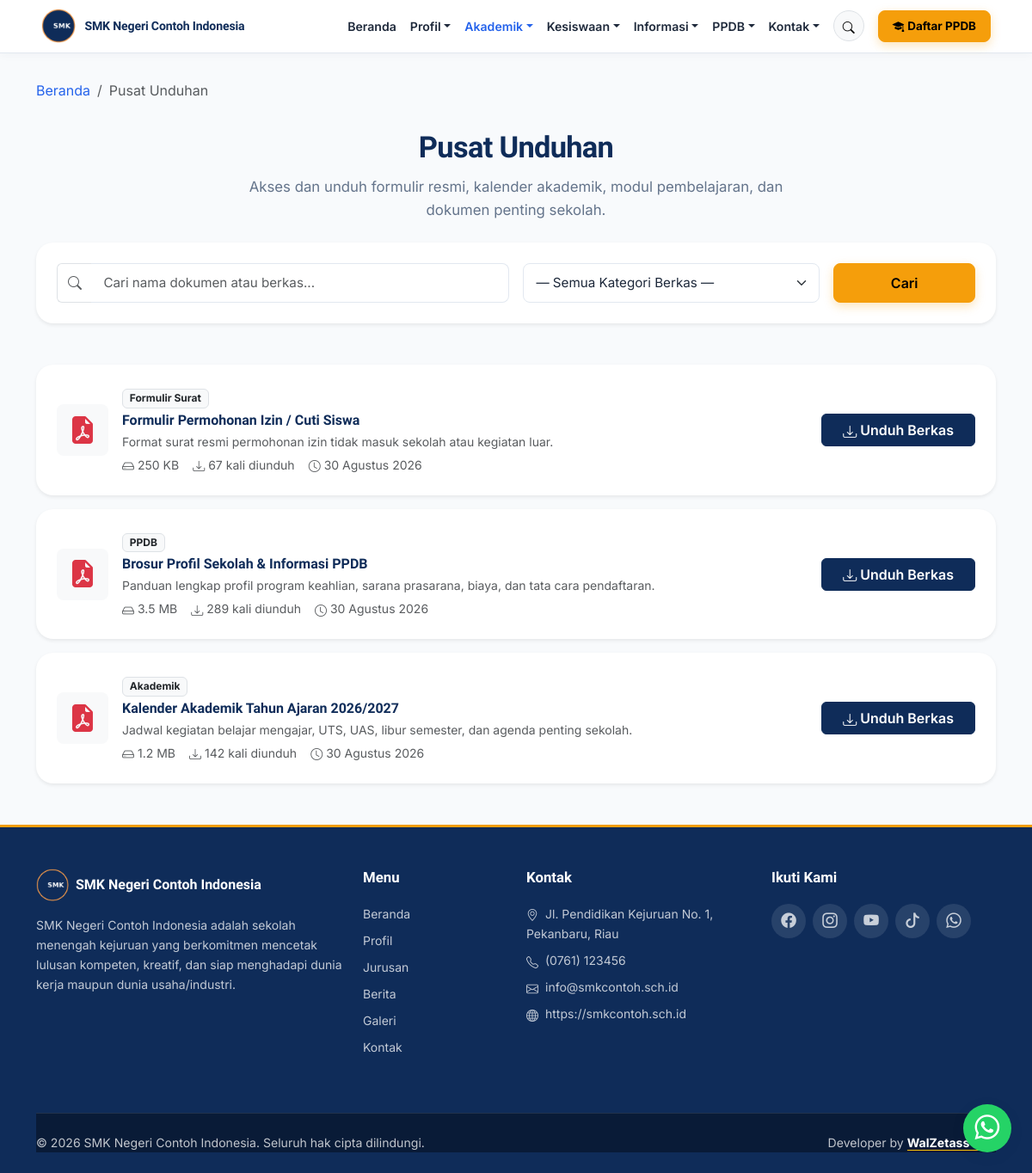
Before: /unduhan with the older database file.
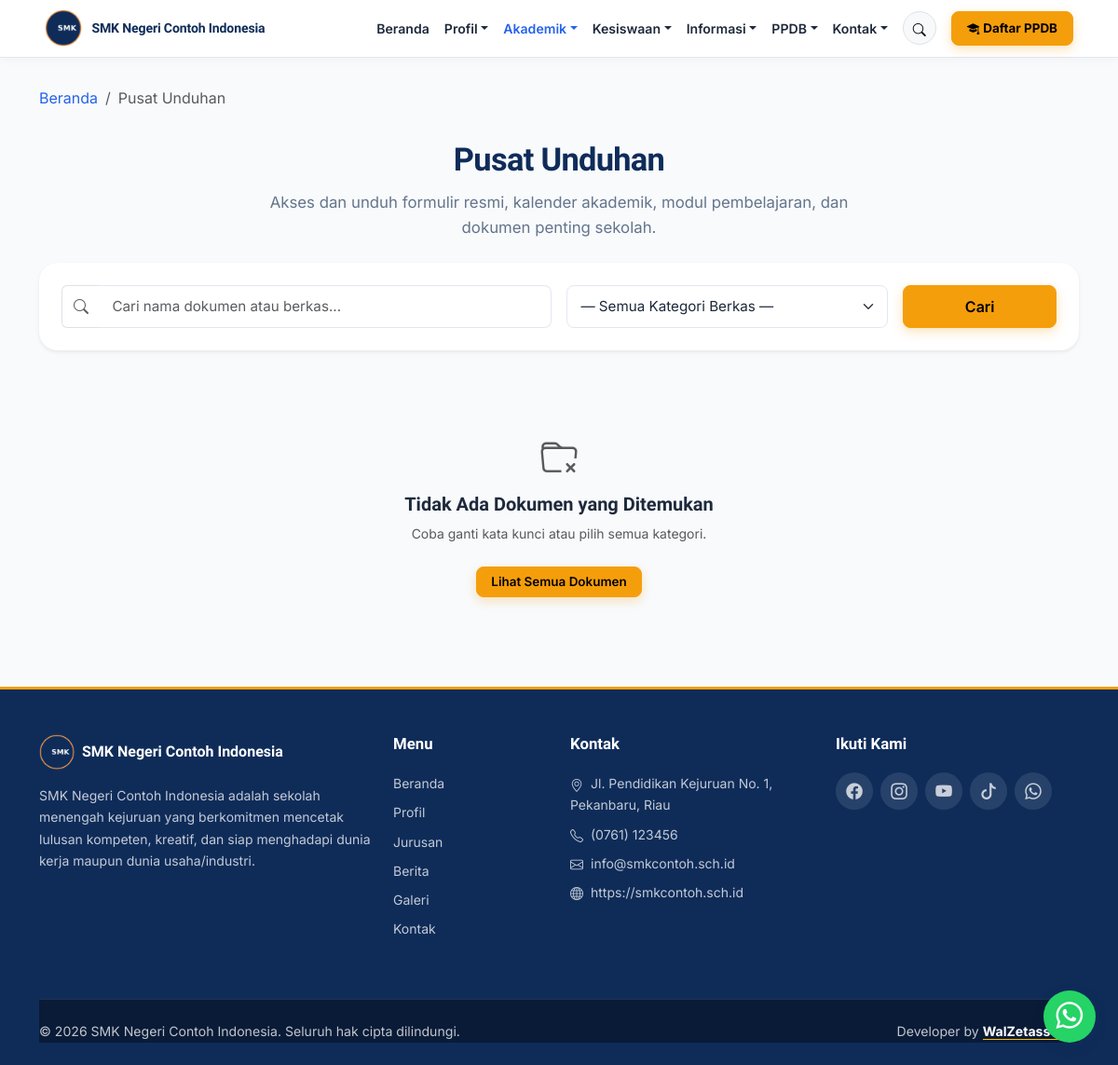
After: the same page with the newer database file.
### tables this page shows
CREATE TABLE downloads (
  id INT UNSIGNED AUTO_INCREMENT PRIMARY KEY,
  title VARCHAR(200) NOT NULL,
  category VARCHAR(100) NOT NULL DEFAULT 'Akademik',
  file_path VARCHAR(255) NOT NULL,
  file_size VARCHAR(50) DEFAULT NULL,
  file_ext VARCHAR(10) DEFAULT 'pdf',
  description TEXT DEFAULT NULL,
  downloads_count INT UNSIGNED NOT NULL DEFAULT 0,
  created_at DATETIME DEFAULT CURRENT_TIMESTAMP,
  updated_at DATETIME DEFAULT CURRENT_TIMESTAMP ON UPDATE CURRENT_TIMESTAMP,
  INDEX idx_download_cat (category)
);

CREATE TABLE social_media (
  id INT UNSIGNED AUTO_INCREMENT PRIMARY KEY,
  platform VARCHAR(50) NOT NULL,
  url VARCHAR(255) NOT NULL,
  icon VARCHAR(100) DEFAULT NULL,
  status TINYINT(1) NOT NULL DEFAULT 1
);

### includes/functions.php (the view, shortened to what the changed rows need)
<?php
function e(?string $value): string
{
    return htmlspecialchars((string) ($value ?? ''), ENT_QUOTES | ENT_SUBSTITUTE, 'UTF-8');
}
function formatTanggalIndo(?string $date): string
{
    $bulan = [
        1 => 'Januari', 'Februari', 'Maret', 'April', 'Mei', 'Juni',
        'Juli', 'Agustus', 'September', 'Oktober', 'November', 'Desember',
    ];
    $ts = strtotime($date);
    return date('d', $ts) . ' ' . $bulan[(int) date('n', $ts)] . ' ' . date('Y', $ts);
}
function getSocialMedia(): array
{
    $stmt = getDB()->query('SELECT * FROM social_media WHERE status = 1 ORDER BY id ASC');
    return $stmt->fetchAll();
}

### config/database.php (called while the page is built)
<?php
class Database
{
    private static ?PDO $instance = null;
    public static function getInstance(): PDO
    {
        if (self::$instance === null) {
            $host   = getenv('DB_HOST') ?: 'localhost';
            $dbname = getenv('DB_NAME') ?: 'smk_school';
            $user   = getenv('DB_USER') ?: 'root';
            $pass   = getenv('DB_PASS') !== false ? (string)getenv('DB_PASS') : '';
            $dsn = 'mysql:host=' . $host . ';dbname=' . $dbname . ';charset=utf8mb4';
            try {
                self::$instance = new PDO($dsn, $user, $pass, [
                    PDO::ATTR_ERRMODE            => PDO::ERRMODE_EXCEPTION,
                    PDO::ATTR_DEFAULT_FETCH_MODE  => PDO::FETCH_ASSOC,
                    PDO::ATTR_EMULATE_PREPARES    => false,
                ]);
            } catch (PDOException $e) {
                error_log('Database connection failed: ' . $e->getMessage());
                die('Koneksi database gagal. Silakan hubungi administrator.');
            }
        }
        return self::$instance;
    }
}
function getDB(): PDO
{
    return Database::getInstance();
}

### includes/functions.php (the view, shortened to what the changed rows need)
<?php
function e(?string $value): string
{
    return htmlspecialchars((string) ($value ?? ''), ENT_QUOTES | ENT_SUBSTITUTE, 'UTF-8');
}
function formatTanggalIndo(?string $date): string
{
    $bulan = [
        1 => 'Januari', 'Februari', 'Maret', 'April', 'Mei', 'Juni',
        'Juli', 'Agustus', 'September', 'Oktober', 'November', 'Desember',
    ];
    $ts = strtotime($date);
    return date('d', $ts) . ' ' . $bulan[(int) date('n', $ts)] . ' ' . date('Y', $ts);
}
function getSocialMedia(): array
{
    $stmt = getDB()->query('SELECT * FROM social_media WHERE status = 1 ORDER BY id ASC');
    return $stmt->fetchAll();
}

### pages/unduhan.php (shortened to what the changed rows need)
<?php
$db = getDB();
$where = ["1=1"];
$params = [];
$whereSql = implode(' AND ', $where);
$stmt = $db->prepare("SELECT * FROM downloads WHERE $whereSql ORDER BY id DESC");
$stmt->execute($params);
$downloads = $stmt->fetchAll();
require BASE_PATH . '/includes/header.php';
?>
<section class="section pt-3 pb-5">
  <div class="container">
    <div class="text-center mx-auto mb-4 reveal-up" style="max-width:680px;">
      <h1 class="section-title">Pusat Unduhan</h1>
    </div>
    <?php if ($downloads): ?>
      <div class="row g-3 reveal-group">
        <?php foreach ($downloads as $d): ?>
          <?php
            $ext = strtolower($d['file_ext']);
            $icon = match($ext) {
              'pdf'  => 'bi-file-earmark-pdf-fill text-danger',
              'doc', 'docx' => 'bi-file-earmark-word-fill text-primary',
              'xls', 'xlsx' => 'bi-file-earmark-excel-fill text-success',
              'zip', 'rar'  => 'bi-file-earmark-zip-fill text-warning',
              default       => 'bi-file-earmark-text-fill text-secondary'
            };
          ?>
          <div class="col-12">
            <div class="card border-0 shadow-sm rounded-4 p-3 p-md-4 hover-lift">
              <div class="row align-items-center g-3">
                <div class="col-auto">
                  <div class="p-3 bg-light rounded-3 d-flex align-items-center justify-content-center" style="width: 60px; height: 60px;">
                    <i class="bi <?= $icon ?> fs-2"></i>
                  </div>
                </div>
                <div class="col">
                  <span class="badge bg-light text-dark border mb-1"><?= e($d['category']) ?></span>
                  <h2 class="h6 fw-bold text-primary mb-1"><?= e($d['title']) ?></h2>
                  <?php if ($d['description']): ?>
                    <p class="text-muted small mb-1"><?= e($d['description']) ?></p>
                  <?php endif; ?>
                  <div class="small text-muted d-flex gap-3 flex-wrap">
                    <span><i class="bi bi-hdd me-1"></i><?= e($d['file_size'] ?: 'Berkas Dokumen') ?></span>
                    <span><i class="bi bi-download me-1"></i><?= number_format($d['downloads_count']) ?> kali diunduh</span>
                    <span><i class="bi bi-clock me-1"></i><?= formatTanggalIndo($d['created_at']) ?></span>
                  </div>
                </div>
                <div class="col-12 col-md-auto text-md-end">
                  <a href="<?= e(BASE_URL) ?>/unduhan/download/<?= (int) $d['id'] ?>" class="btn btn-primary w-100 w-md-auto px-4 fw-semibold" target="_blank">
                    <i class="bi bi-download me-1"></i>Unduh Berkas
                  </a>
                </div>
              </div>
            </div>
          </div>
        <?php endforeach; ?>
      </div>
    <?php else: ?>
      <div class="text-center py-5">
        <i class="bi bi-folder-x fs-1 text-muted d-block mb-3"></i>
        <h2 class="h5 fw-bold">Tidak Ada Dokumen yang Ditemukan</h2>
        <p class="text-muted small">Coba ganti kata kunci atau pilih semua kategori.</p>
        <a href="<?= e(BASE_URL) ?>/unduhan" class="btn btn-accent btn-sm mt-2">Lihat Semua Dokumen</a>
      </div>
    <?php endif; ?>
  </div>
</section>
<?php require BASE_PATH . '/includes/footer.php'; ?>

### includes/footer.php (shortened to what the changed rows need)
<?php
$socials = getSocialMedia();
?>
  <footer class="footer-smk pt-5 pb-4">
    <div class="container">
      <div class="row g-4">
        <div class="col-lg-3 col-md-6">
          <div class="d-flex gap-2">
            <?php foreach ($socials as $s): ?>
              <a class="social-icon-circle" href="<?= e($s['url']) ?>" target="_blank" rel="noopener" aria-label="<?= e($s['platform']) ?>">
                <i class="bi <?= e($s['icon']) ?>"></i>
              </a>
            <?php endforeach; ?>
          </div>
        </div>
      </div>
    </div>
  </footer>
</body>
</html>

Changed rows visible on the page:
removed downloads: category "Formulir Surat", title "Formulir Permohonan Izin / Cuti Siswa", description "Format surat resmi permohonan izin tidak masuk sekolah atau kegiatan luar.", file_size "250 KB", downloads_count "67", created_at "30 Agustus 2026"
removed downloads: category "PPDB", title "Brosur Profil Sekolah & Informasi PPDB", description "Panduan lengkap profil program keahlian, sarana prasarana, biaya, dan tata cara pendaftaran.", file_size "3.5 MB", downloads_count "289", created_at "30 Agustus 2026"
removed downloads: category "Akademik", title "Kalender Akademik Tahun Ajaran 2026/2027", description "Jadwal kegiatan belajar mengajar, UTS, UAS, libur semester, dan agenda penting sekolah.", file_size "1.2 MB", downloads_count "142", created_at "30 Agustus 2026"
Other visible differences:
text now shown: "Tidak Ada Dokumen yang Ditemukan Coba ganti kata kunci atau pilih semua kategori. Lihat Semua Dokumen"
